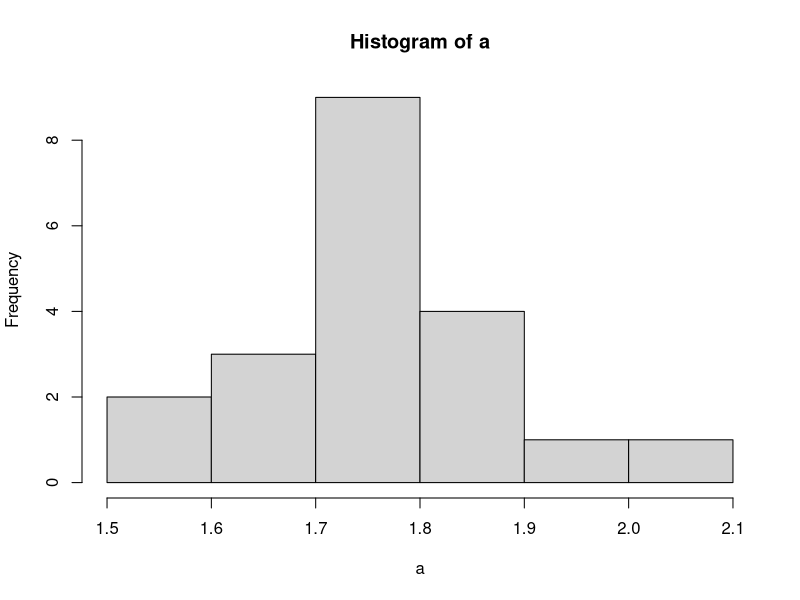
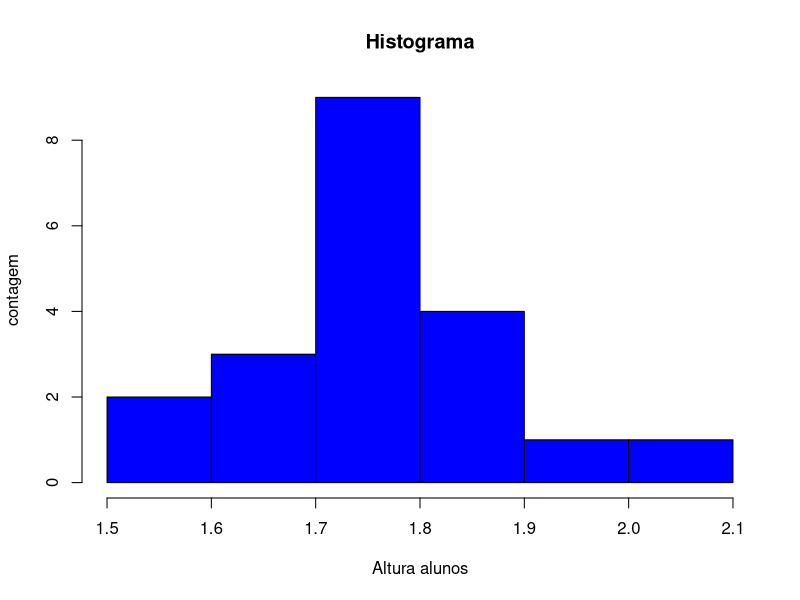

These figures' R source, in order:
# Questão 3

tres.a <- 8.7578
signif(tres.a,3)

tres.b <- 434.4348
round(tres.b,2)

tres.c <- 56.894
ceiling(tres.c)

tres.d <-89.335
floor(tres.d)

# Questâo 4

A <- seq(0,100,5)
M <- matrix(A,3,7,0)
N <- rbind(M,c(seq(1,7)))

# Questão 5

a <- c(1.52, 1.56, 1.61, 1.67, 1.68, 1.71, 1.72, 1.72, 1.75, 1.75, 1.76, 1.78, 1.79, 1.80, 1.81, 1.87, 1.88, 1.90, 1.91, 2.01)
hist(a)
table(a)
hist(a, breaks = 5, col = "blue", main = "Histograma", xlab = "Altura alunos", ylab = "contagem")

# Questão 6
a <- c(2.13, 2.96, 3.02, 1.82, 1.15, 1.37, 2.04, 2.47, 2.60)
mean(a)
sd(a)